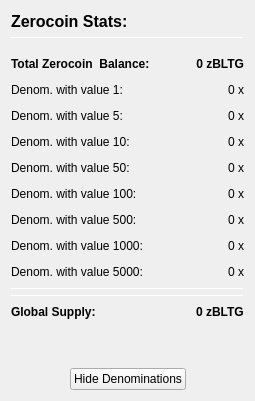
                  <widget class="QFrame" name="verticalFrameRight">
                   <layout class="QVBoxLayout" name="verticalLayout_9">
                    <item>
                     <layout class="QVBoxLayout" name="verticalLayout_Right">
                      <item>
                       <layout class="QHBoxLayout" name="horizontalLayout_21">
                        <item>
                         <widget class="QLabel" name="labelzBLTGStats">
                          <property name="font">
                           <font>
                            <pointsize>12</pointsize>
                            <weight>75</weight>
                            <bold>true</bold>
                           </font>
                          </property>
                          <property name="toolTip">
                           <string>Information about the available Zerocoin funds.</string>
                          </property>
                          <property name="text">
                           <string>Zerocoin Stats:</string>
                          </property>
                          <property name="alignment">
                           <set>Qt::AlignLeading|Qt::AlignLeft|Qt::AlignVCenter</set>
                          </property>
                         </widget>
                        </item>
                        <item>
                         <spacer name="horizontalSpacer_16">
                          <property name="orientation">
                           <enum>Qt::Horizontal</enum>
                          </property>
                          <property name="sizeHint" stdset="0">
                           <size>
                            <width>40</width>
                            <height>20</height>
                           </size>
                          </property>
                         </spacer>
                        </item>
                       </layout>
                      </item>
                      <item>
                       <widget class="Line" name="line_1_right">
                        <property name="minimumSize">
                         <size>
                          <width>0</width>
                          <height>1</height>
                         </size>
                        </property>
                        <property name="maximumSize">
                         <size>
                          <width>16777215</width>
                          <height>1</height>
                         </size>
                        </property>
                        <property name="orientation">
                         <enum>Qt::Horizontal</enum>
                        </property>
                       </widget>
                      </item>
                      <item>
                       <spacer name="verticalSpacer">
                        <property name="orientation">
                         <enum>Qt::Vertical</enum>
                        </property>
                        <property name="sizeType">
                         <enum>QSizePolicy::Maximum</enum>
                        </property>
                        <property name="sizeHint" stdset="0">
                         <size>
                          <width>20</width>
                          <height>10</height>
                         </size>
                        </property>
                       </spacer>
                      </item>
                      <item>
                       <layout class="QHBoxLayout" name="horizontalLayout_12">
                        <item>
                         <widget class="QLabel" name="labelzAvailableText">
                          <property name="font">
                           <font>
                            <weight>75</weight>
                            <bold>true</bold>
                           </font>
                          </property>
                          <property name="toolTip">
                           <string>Total Balance including unconfirmed and immature zBLTG</string>
                          </property>
                          <property name="text">
                           <string>Total Zerocoin  Balance:</string>
                          </property>
                          <property name="alignment">
                           <set>Qt::AlignLeading|Qt::AlignLeft|Qt::AlignVCenter</set>
                          </property>
                         </widget>
                        </item>
                        <item>
                         <spacer name="horizontalSpacer_7">
                          <property name="orientation">
                           <enum>Qt::Horizontal</enum>
                          </property>
                          <property name="sizeHint" stdset="0">
                           <size>
                            <width>40</width>
                            <height>20</height>
                           </size>
                          </property>
                         </spacer>
                        </item>
                        <item>
                         <widget class="QLabel" name="labelzAvailableAmount">
                          <property name="minimumSize">
                           <size>
                            <width>40</width>
                            <height>0</height>
                           </size>
                          </property>
                          <property name="font">
                           <font>
                            <weight>75</weight>
                            <bold>true</bold>
                           </font>
                          </property>
                          <property name="toolTip">
                           <string>Total Balance including unconfirmed and immature zBLTG</string>
                          </property>
                          <property name="text">
                           <string>0 zBLTG</string>
                          </property>
                          <property name="alignment">
                           <set>Qt::AlignRight|Qt::AlignTrailing|Qt::AlignVCenter</set>
                          </property>
                         </widget>
                        </item>
                       </layout>
                      </item>
                      <item>
                       <layout class="QHBoxLayout" name="horizontalLayout_13">
                        <item>
                         <widget class="QLabel" name="labelzDenom1Text">
                          <property name="toolTip">
                           <string>Denominations with value 1:</string>
                          </property>
                          <property name="text">
                           <string>Denom. with value 1:</string>
                          </property>
                          <property name="alignment">
                           <set>Qt::AlignLeading|Qt::AlignLeft|Qt::AlignVCenter</set>
                          </property>
                         </widget>
                        </item>
                        <item>
                         <spacer name="horizontalSpacer_8">
                          <property name="orientation">
                           <enum>Qt::Horizontal</enum>
                          </property>
                          <property name="sizeHint" stdset="0">
                           <size>
                            <width>40</width>
                            <height>20</height>
                           </size>
                          </property>
                         </spacer>
                        </item>
                        <item>
                         <widget class="QLabel" name="labelzDenom1Amount">
                          <property name="minimumSize">
                           <size>
                            <width>40</width>
                            <height>0</height>
                           </size>
                          </property>
                          <property name="toolTip">
                           <string>Unconfirmed: less than 20 confirmations
Immature: confirmed, but less than 1 mint of the same denomination after it was minted</string>
                          </property>
                          <property name="text">
                           <string>0 x</string>
                          </property>
                          <property name="textFormat">
                           <enum>Qt::RichText</enum>
                          </property>
                          <property name="alignment">
                           <set>Qt::AlignRight|Qt::AlignTrailing|Qt::AlignVCenter</set>
                          </property>
                         </widget>
                        </item>
                       </layout>
                      </item>
                      <item>
                       <layout class="QHBoxLayout" name="horizontalLayout_14">
                        <item>
                         <widget class="QLabel" name="labelzDenom2Text">
                          <property name="toolTip">
                           <string>Denominations with value 5:</string>
                          </property>
                          <property name="text">
                           <string>Denom. with value 5:</string>
                          </property>
                          <property name="alignment">
                           <set>Qt::AlignLeading|Qt::AlignLeft|Qt::AlignVCenter</set>
                          </property>
                         </widget>
                        </item>
                        <item>
                         <spacer name="horizontalSpacer_9">
                          <property name="orientation">
                           <enum>Qt::Horizontal</enum>
                          </property>
                          <property name="sizeHint" stdset="0">
                           <size>
                            <width>40</width>
                            <height>20</height>
                           </size>
                          </property>
                         </spacer>
                        </item>
                        <item>
                         <widget class="QLabel" name="labelzDenom2Amount">
                          <property name="minimumSize">
                           <size>
                            <width>40</width>
                            <height>0</height>
                           </size>
                          </property>
                          <property name="toolTip">
                           <string>Unconfirmed: less than 20 confirmations
Immature: confirmed, but less than 1 mint of the same denomination after it was minted</string>
                          </property>
                          <property name="text">
                           <string>0 x</string>
                          </property>
                          <property name="textFormat">
                           <enum>Qt::RichText</enum>
                          </property>
                          <property name="alignment">
                           <set>Qt::AlignRight|Qt::AlignTrailing|Qt::AlignVCenter</set>
                          </property>
                         </widget>
                        </item>
                       </layout>
                      </item>
                      <item>
                       <layout class="QHBoxLayout" name="horizontalLayout_15">
                        <item>
                         <widget class="QLabel" name="labelzDenom3Text">
                          <property name="toolTip">
                           <string>Denominations with value 10:</string>
                          </property>
                          <property name="text">
                           <string>Denom. with value 10:</string>
                          </property>
                          <property name="alignment">
                           <set>Qt::AlignLeading|Qt::AlignLeft|Qt::AlignVCenter</set>
                          </property>
                         </widget>
                        </item>
                        <item>
                         <spacer name="horizontalSpacer_10">
                          <property name="orientation">
                           <enum>Qt::Horizontal</enum>
                          </property>
                          <property name="sizeHint" stdset="0">
                           <size>
                            <width>40</width>
                            <height>20</height>
                           </size>
                          </property>
                         </spacer>
                        </item>
                        <item>
                         <widget class="QLabel" name="labelzDenom3Amount">
                          <property name="minimumSize">
                           <size>
                            <width>40</width>
                            <height>0</height>
                           </size>
                          </property>
                          <property name="toolTip">
                           <string>Unconfirmed: less than 20 confirmations
Immature: confirmed, but less than 1 mint of the same denomination after it was minted</string>
                          </property>
                          <property name="text">
                           <string>0 x</string>
                          </property>
                          <property name="textFormat">
                           <enum>Qt::RichText</enum>
                          </property>
                          <property name="alignment">
                           <set>Qt::AlignRight|Qt::AlignTrailing|Qt::AlignVCenter</set>
                          </property>
                         </widget>
                        </item>
                       </layout>
                      </item>
                      <item>
                       <layout class="QHBoxLayout" name="horizontalLayout_16">
                        <item>
                         <widget class="QLabel" name="labelzDenom4Text">
                          <property name="toolTip">
                           <string>Denominations with value 50:</string>
                          </property>
                          <property name="text">
                           <string>Denom. with value 50:</string>
                          </property>
                          <property name="alignment">
                           <set>Qt::AlignLeading|Qt::AlignLeft|Qt::AlignVCenter</set>
                          </property>
                         </widget>
                        </item>
                        <item>
                         <spacer name="horizontalSpacer_11">
                          <property name="orientation">
                           <enum>Qt::Horizontal</enum>
                          </property>
                          <property name="sizeHint" stdset="0">
                           <size>
                            <width>40</width>
                            <height>20</height>
                           </size>
                          </property>
                         </spacer>
                        </item>
                        <item>
                         <widget class="QLabel" name="labelzDenom4Amount">
                          <property name="minimumSize">
                           <size>
                            <width>40</width>
                            <height>0</height>
                           </size>
                          </property>
                          <property name="toolTip">
                           <string>Unconfirmed: less than 20 confirmations
Immature: confirmed, but less than 1 mint of the same denomination after it was minted</string>
                          </property>
                          <property name="text">
                           <string>0 x</string>
                          </property>
                          <property name="textFormat">
                           <enum>Qt::RichText</enum>
                          </property>
                          <property name="alignment">
                           <set>Qt::AlignRight|Qt::AlignTrailing|Qt::AlignVCenter</set>
                          </property>
                         </widget>
                        </item>
                       </layout>
                      </item>
                      <item>
                       <layout class="QHBoxLayout" name="horizontalLayout_17">
                        <item>
                         <widget class="QLabel" name="labelzDenom5Text">
                          <property name="toolTip">
                           <string>Denominations with value 100:</string>
                          </property>
                          <property name="text">
                           <string>Denom. with value 100:</string>
                          </property>
                          <property name="alignment">
                           <set>Qt::AlignLeading|Qt::AlignLeft|Qt::AlignVCenter</set>
                          </property>
                         </widget>
                        </item>
                        <item>
                         <spacer name="horizontalSpacer_12">
                          <property name="orientation">
                           <enum>Qt::Horizontal</enum>
                          </property>
                          <property name="sizeHint" stdset="0">
                           <size>
                            <width>40</width>
                            <height>20</height>
                           </size>
                          </property>
                         </spacer>
                        </item>
                        <item>
                         <widget class="QLabel" name="labelzDenom5Amount">
                          <property name="minimumSize">
                           <size>
                            <width>40</width>
                            <height>0</height>
                           </size>
                          </property>
                          <property name="toolTip">
                           <string>Unconfirmed: less than 20 confirmations
Immature: confirmed, but less than 1 mint of the same denomination after it was minted</string>
                          </property>
                          <property name="text">
                           <string>0 x</string>
                          </property>
                          <property name="textFormat">
                           <enum>Qt::RichText</enum>
                          </property>
                          <property name="alignment">
                           <set>Qt::AlignRight|Qt::AlignTrailing|Qt::AlignVCenter</set>
                          </property>
                         </widget>
                        </item>
                       </layout>
                      </item>
                      <item>
                       <layout class="QHBoxLayout" name="horizontalLayout_18">
                        <item>
                         <widget class="QLabel" name="labelzDenom6Text">
                          <property name="toolTip">
                           <string>Denominations with value 500:</string>
                          </property>
                          <property name="text">
                           <string>Denom. with value 500:</string>
                          </property>
                          <property name="alignment">
                           <set>Qt::AlignLeading|Qt::AlignLeft|Qt::AlignVCenter</set>
                          </property>
                         </widget>
                        </item>
                        <item>
                         <spacer name="horizontalSpacer_13">
                          <property name="orientation">
                           <enum>Qt::Horizontal</enum>
                          </property>
                          <property name="sizeHint" stdset="0">
                           <size>
                            <width>40</width>
                            <height>20</height>
                           </size>
                          </property>
                         </spacer>
                        </item>
                        <item>
                         <widget class="QLabel" name="labelzDenom6Amount">
                          <property name="minimumSize">
                           <size>
                            <width>40</width>
                            <height>0</height>
                           </size>
                          </property>
                          <property name="toolTip">
                           <string>Unconfirmed: less than 20 confirmations
Immature: confirmed, but less than 1 mint of the same denomination after it was minted</string>
                          </property>
                          <property name="text">
                           <string>0 x</string>
                          </property>
                          <property name="textFormat">
                           <enum>Qt::RichText</enum>
                          </property>
                          <property name="alignment">
                           <set>Qt::AlignRight|Qt::AlignTrailing|Qt::AlignVCenter</set>
                          </property>
                         </widget>
                        </item>
                       </layout>
                      </item>
                      <item>
                       <layout class="QHBoxLayout" name="horizontalLayout_19">
                        <item>
                         <widget class="QLabel" name="labelzDenom7Text">
                          <property name="toolTip">
                           <string>Denominations with value 1000:</string>
                          </property>
                          <property name="text">
                           <string>Denom. with value 1000:</string>
                          </property>
                          <property name="alignment">
                           <set>Qt::AlignLeading|Qt::AlignLeft|Qt::AlignVCenter</set>
                          </property>
                         </widget>
                        </item>
                        <item>
                         <spacer name="horizontalSpacer_14">
                          <property name="orientation">
                           <enum>Qt::Horizontal</enum>
                          </property>
                          <property name="sizeHint" stdset="0">
                           <size>
                            <width>40</width>
                            <height>20</height>
                           </size>
                          </property>
                         </spacer>
                        </item>
                        <item>
                         <widget class="QLabel" name="labelzDenom7Amount">
                          <property name="minimumSize">
                           <size>
                            <width>40</width>
                            <height>0</height>
                           </size>
                          </property>
                          <property name="toolTip">
                           <string>Unconfirmed: less than 20 confirmations
Immature: confirmed, but less than 1 mint of the same denomination after it was minted</string>
                          </property>
                          <property name="text">
                           <string>0 x</string>
                          </property>
                          <property name="textFormat">
                           <enum>Qt::RichText</enum>
                          </property>
                          <property name="alignment">
                           <set>Qt::AlignRight|Qt::AlignTrailing|Qt::AlignVCenter</set>
                          </property>
                         </widget>
                        </item>
                       </layout>
                      </item>
                      <item>
                       <layout class="QHBoxLayout" name="horizontalLayout_20">
                        <item>
                         <widget class="QLabel" name="labelzDenom8Text">
                          <property name="toolTip">
                           <string>Denominations with value 5000:</string>
                          </property>
                          <property name="text">
                           <string>Denom. with value 5000:</string>
                          </property>
                          <property name="alignment">
                           <set>Qt::AlignLeading|Qt::AlignLeft|Qt::AlignVCenter</set>
                          </property>
                         </widget>
                        </item>
                        <item>
                         <spacer name="horizontalSpacer_15">
                          <property name="orientation">
                           <enum>Qt::Horizontal</enum>
                          </property>
                          <property name="sizeHint" stdset="0">
                           <size>
                            <width>40</width>
                            <height>20</height>
                           </size>
                          </property>
                         </spacer>
                        </item>
                        <item>
                         <widget class="QLabel" name="labelzDenom8Amount">
                          <property name="minimumSize">
                           <size>
                            <width>40</width>
                            <height>0</height>
                           </size>
                          </property>
                          <property name="toolTip">
                           <string>Unconfirmed: less than 20 confirmations
Immature: confirmed, but less than 1 mint of the same denomination after it was minted</string>
                          </property>
                          <property name="text">
                           <string>0 x</string>
                          </property>
                          <property name="textFormat">
                           <enum>Qt::RichText</enum>
                          </property>
                          <property name="alignment">
                           <set>Qt::AlignRight|Qt::AlignTrailing|Qt::AlignVCenter</set>
                          </property>
                         </widget>
                        </item>
                       </layout>
                      </item>
                      <item>
                       <widget class="Line" name="line_2_right">
                        <property name="minimumSize">
                         <size>
                          <width>0</width>
                          <height>1</height>
                         </size>
                        </property>
                        <property name="maximumSize">
                         <size>
                          <width>16777215</width>
                          <height>1</height>
                         </size>
                        </property>
                        <property name="orientation">
                         <enum>Qt::Horizontal</enum>
                        </property>
                       </widget>
                      </item>
                      <item>
                       <widget class="Line" name="line_3">
                        <property name="minimumSize">
                         <size>
                          <width>0</width>
                          <height>1</height>
                         </size>
                        </property>
                        <property name="maximumSize">
                         <size>
                          <width>16777215</width>
                          <height>1</height>
                         </size>
                        </property>
                        <property name="orientation">
                         <enum>Qt::Horizontal</enum>
                        </property>
                       </widget>
                      </item>
                      <item>
                       <layout class="QHBoxLayout" name="horizontalLayout_23">
                        <item>
                         <widget class="QLabel" name="labelZsupplyText">
                          <property name="font">
                           <font>
                            <weight>75</weight>
                            <bold>true</bold>
                           </font>
                          </property>
                          <property name="text">
                           <string>Global Supply:</string>
                          </property>
                         </widget>
                        </item>
                        <item>
                         <spacer name="horizontalSpacer_21">
                          <property name="orientation">
                           <enum>Qt::Horizontal</enum>
                          </property>
                          <property name="sizeHint" stdset="0">
                           <size>
                            <width>40</width>
                            <height>20</height>
                           </size>
                          </property>
                         </spacer>
                        </item>
                        <item>
                         <widget class="QLabel" name="labelZsupplyAmount">
                          <property name="font">
                           <font>
                            <weight>75</weight>
                            <bold>true</bold>
                           </font>
                          </property>
                          <property name="text">
                           <string>0 zBLTG</string>
                          </property>
                         </widget>
                        </item>
                       </layout>
                      </item>
                      <item>
                       <spacer name="verticalSpacer_2">
                        <property name="orientation">
                         <enum>Qt::Vertical</enum>
                        </property>
                        <property name="sizeHint" stdset="0">
                         <size>
                          <width>20</width>
                          <height>40</height>
                         </size>
                        </property>
                       </spacer>
                      </item>
                     </layout>
                    </item>
                    <item>
                     <layout class="QHBoxLayout" name="horizontalLayout_8">
                      <item>
                       <spacer name="horizontalSpacer_33">
                        <property name="orientation">
                         <enum>Qt::Horizontal</enum>
                        </property>
                        <property name="sizeHint" stdset="0">
                         <size>
                          <width>40</width>
                          <height>20</height>
                         </size>
                        </property>
                       </spacer>
                      </item>
                      <item>
                       <widget class="QPushButton" name="pushButtonHideDenoms">
                        <property name="text">
                         <string>Hide Denominations</string>
                        </property>
                       </widget>
                      </item>
                      <item>
                       <spacer name="horizontalSpacer_34">
                        <property name="orientation">
                         <enum>Qt::Horizontal</enum>
                        </property>
                        <property name="sizeHint" stdset="0">
                         <size>
                          <width>40</width>
                          <height>20</height>
                         </size>
                        </property>
                       </spacer>
                      </item>
                     </layout>
                    </item>
                   </layout>
                  </widget>
